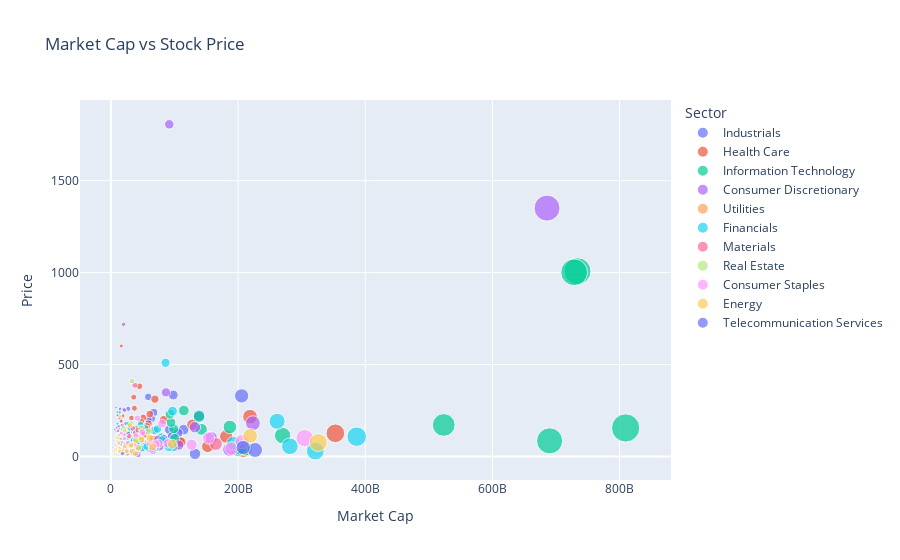

Notebook code for this chart:
### Markdown cell above
Market Cap Vs. Stock Price

### Code cell
fig = px.scatter(df, x="Market Cap", y="Price", color="Sector",
                 title="Market Cap vs Stock Price", size="Market Cap",
                 hover_data=["Name"])
fig.show()
